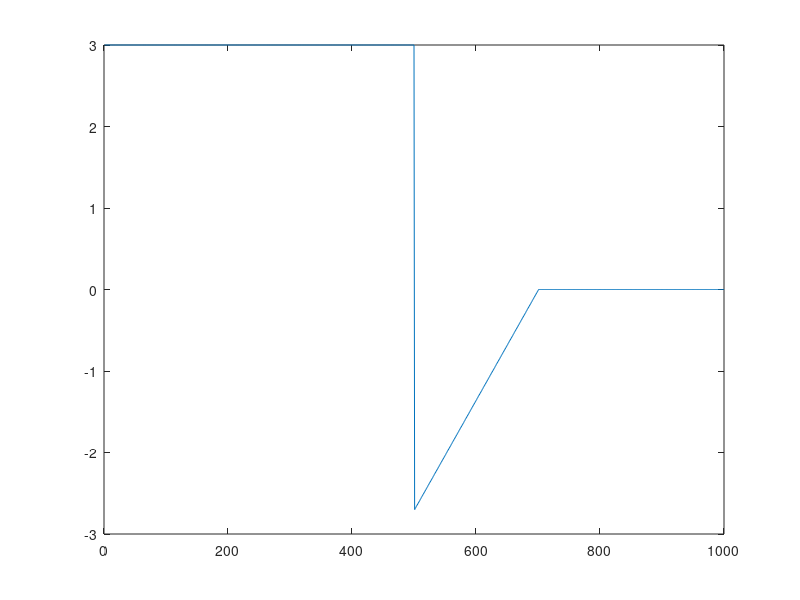

This chart was generated by the following MATLAB code:
mo = 9.11e-31;   %mass of electron
h = 1.05e-34;    %Js 
hbar = h/(2*pi);
m = 0.22*mo;     %effective mass cit: http://journals.aps.org/prb/pdf/10.1103/PhysRevB.57.1374
q = 1.60e-19;
Kb = 8.61673e-5;

L = 50e-9; %2L = 100nm
N = 1000;
x = linspace(-L,L,N)';
dx = x(2) - x(1);

trig = -2.7:0.027/2:-0.01;
U = [3*ones(1,500) trig zeros(1,300)]'; %guess potential

% Three-point finite-difference representation of Laplacian
% using sparse matrices, where you save memory by only
% storing non-zero matrix elements
e = ones(N,1); 
Lap = spdiags([e -2*e e],[-1 0 1],N,N)/dx^2;

for i=1:1
% Total Hamiltonian
% constants for Hamiltonian 
H = -1/2*(hbar^2/m)*Lap + spdiags(U,0,N,N);
%H = -1/2*Lap + spdiags(U,0,N,N);

% Find lowest nmodes eigenvectors and eigenvalues of sparse matrix 
nmodes = 10; options.disp = 0;
[V,E] = eigs(H,nmodes,'sa',options); % find eigs
[E,ind] = sort(diag(E));% convert E to vector and sort low to high 

V = V(:,ind); % rearrange corresponding eigenvectors

% Generate plot of lowest energy eigenvectors V(x) and U(x)
Usc = U*max(abs(V(:)))/max(abs(U)); % rescale U for plotting 

%plot(x,V,x,Usc,'--k'); % plot V(x) and rescaled U(x)
% Add legend showing Energy of plotted V(x)

%plot(x,100*V(:,1:10)+E(1:10)',x,U)

e = ones(N,1); 
Lap = spdiags([e -2*e e],[-1 0 1],N,N)/dx^2;
Poisson = Lap;

dielcost = [9*ones(1,500) 11*ones(1,500)]';
%second term
n=0;
for ei=1:nmodes
Efermi = 0.403; %V
n = n + m*Kb*300/(pi*hbar^2)*log(1 + exp((Efermi - E(ei))/(Kb*300)))*V(:,ei).^2 ;
end

xx = [1:500];
norm = 0.00000001+2*sum(n)*normpdf(xx,500,50);
Nd  = [norm zeros(1,500)]';
Tot = -q*(Nd-n)./dielcost;
%solver
[X, R] = linsolve(zeros(N,N)+Poisson, Tot);
% 0.195 eV
DeltaE =  -[19.5*ones(500,1)' 0*ones(500,1)']; %zeros(1000,1); 
%U = -X-DeltaE';
end
plot(U)